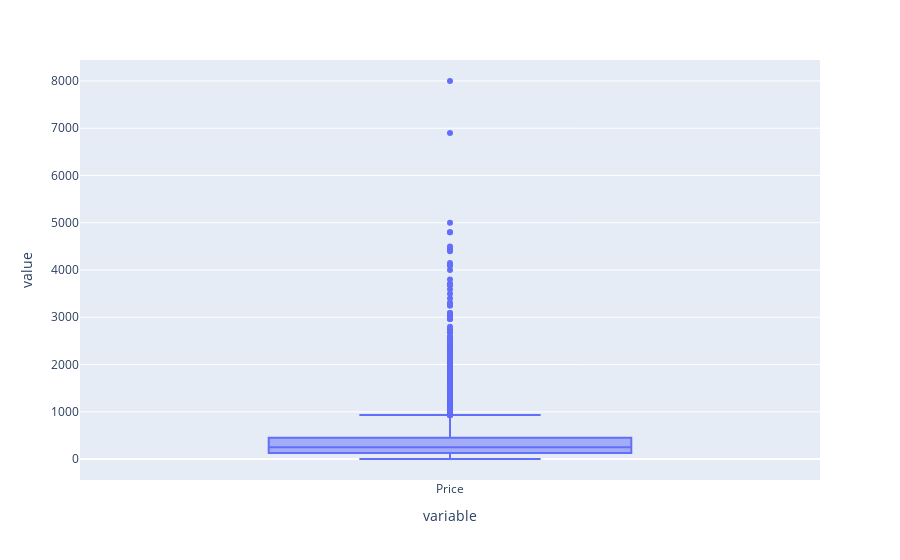

Notebook source saved alongside this figure:
### Markdown cell above
### Visualizing Outliers

### Code cell
# Plotting a box plot for our numeric features.
box(data_frame = dataset.Price).show()

### Figure 1 — Plotly figure (JSON) as saved in the notebook; plotly's stock layout.template omitted (floating-point values rounded to 4 significant figures; data arrays with more than 128 entries replaced by an {"elided": "..."} marker saying what was removed)
{"data": [{"alignmentgroup": "True", "hovertemplate": "variable=%{x}<br>value=%{y}<extra></extra>", "legendgroup": "", "marker": {"color": "#636efa"}, "name": "", "notched": false, "offsetgroup": "", "orientation": "v", "showlegend": false, "type": "box", "x": {"elided": "19458 str values"}, "x0": " ", "xaxis": "x", "y": {"elided": "19458 float values"}, "y0": " ", "yaxis": "y"}], "layout": {"boxmode": "group", "legend": {"tracegroupgap": 0}, "margin": {"t": 60}, "xaxis": {"anchor": "y", "domain": [0, 1], "title": {"text": "variable"}}, "yaxis": {"anchor": "x", "domain": [0, 1], "title": {"text": "value"}}}}
